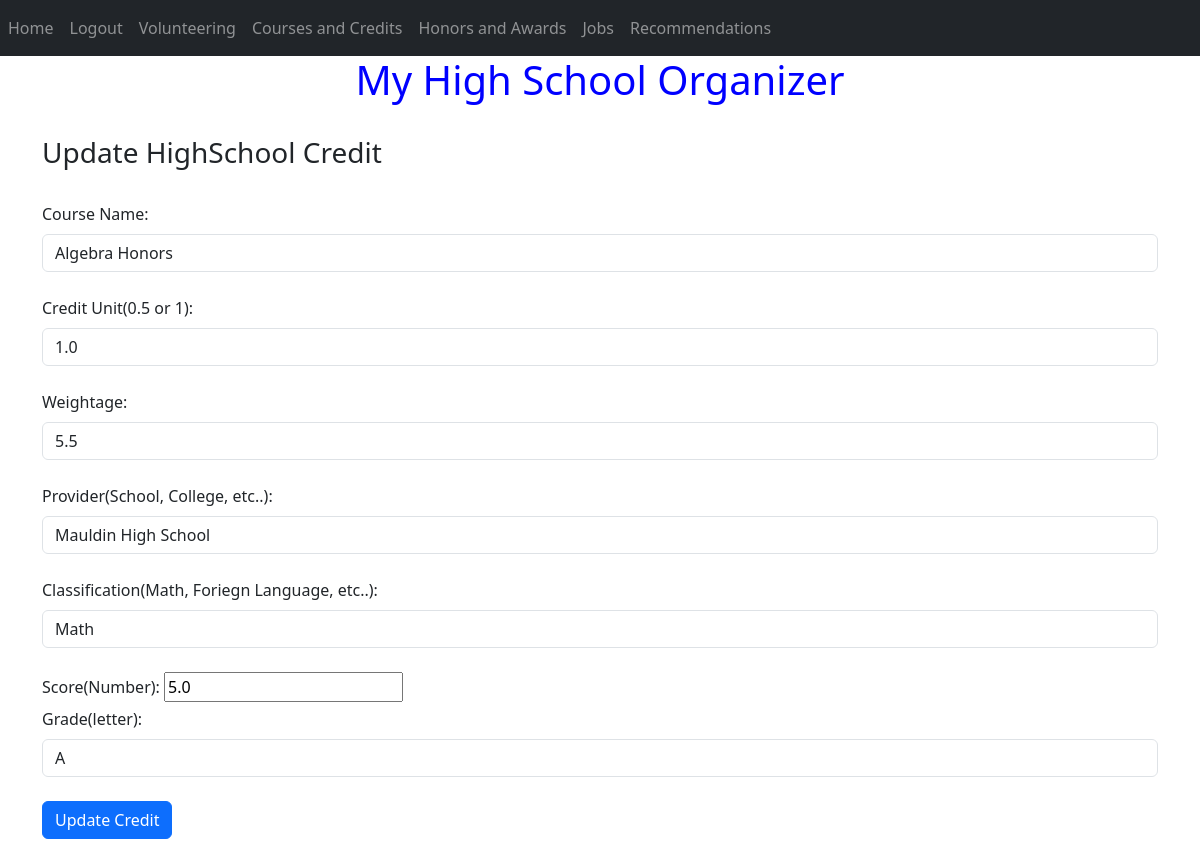
Page /update-credit?creditid=1 (signed in) on the committed database.
### website/models.py (models this page shows)
class Credit(db.Model):
    creditid = db.Column(db.Integer, primary_key=True);
    course_name = db.Column(db.String(200))
    credit_unit= db.Column(db.Numeric)
    weightage = db.Column(db.Integer)
    provider = db.Column(db.String(200))
    classification = db.Column(db.String)
    score = db.Column(db.Numeric)
    grade = db.Column(db.String(1))
    user_id = db.Column(db.Integer, db.ForeignKey('user.id'))
    docref= db.Column(db.String(500))

### website/views.py (the view, shortened to what this page needs)
@views.route('/update-credit', methods=['GET','POST'])
@login_required
def update_credit():
    creditid = request.args.get('creditid')
    credit = Credit.query.get(creditid)
    return render_template("updatecredit.html", user=current_user, credit=credit)

### website/__init__.py (called while the page is built)
def create_app():
    app = Flask(__name__)
    app.config['SQLALCHEMY_TRACK_MODIFICATIONS'] = 'False'
    app.config['SECRET_KEY'] = 'd'
    app.config['SQLALCHEMY_DATABASE_URI'] = f'sqlite:///{DB_NAME}'
    db.init_app(app)
    print('success 1')
    from .views import views
    from .auth import auth
    print('success 2')
    app.register_blueprint(views, url_prefix='/')
    app.register_blueprint(auth, url_prefix='/')
    from .models import User
    create_database(app)
    login_manager = LoginManager()
    login_manager.login_view = 'auth.login'
    login_manager.init_app(app)
    @login_manager.user_loader
    def load_user(id):
        return User.query.get(int(id))
    return app

### website/templates/updatecredit.html
{% extends "base.html" %} {% block title %}Update HighSchool Credit{% endblock %}{% block content
    %}
<br />
<form method="POST">
    <h3 text-align="center">Update HighSchool Credit </h3>
    <br />
    <div class="form-group">
    <label for="courseName">Course Name:</label>
    <input
        type="text"
        class="form-control"
        id="courseName"
        name="courseName"
        placeholder="Enter course"
        value="{{credit.course_name}}"
    />
<br />
    <div class="form-group">
        <label for="creditUnit">Credit Unit(0.5 or 1):</label>
        <input
            type="number"
            class="form-control"
            step="any"
            id="creditUnit"
            name="creditUnit"
            placeholder="Enter unit"
            value="{{"%.1f"|format(credit.credit_unit)}}"
        />
    <br />
    <div class="form-group">
            <label for="weightage">Weightage:</label>
            <input
                type="text"
                class="form-control"
                id="weightage"
                name="weightage"
                placeholder="Enter Weightage"
                value="{{credit.weightage}}"
        />
    <br />
    <div class="form-group">
        <label for="provider">Provider(School, College, etc..):</label>
        <input
            type="text"
            step="any"
            class="form-control"
            id="provider"
            name="provider"
            placeholder="Enter provider"
            value="{{credit.provider}}"
        />
    <br />
    <div class="form-group">
        <label for="classification">Classification(Math, Foriegn Language, etc..):</label>
        <input
            type="text"
            step="any"
            class="form-control"
            id="classification"
            name="classification"
            placeholder="Enter Classification"
            value="{{credit.classification}}"
        />
    <br />
    <div class="form-group">
        <label for="score">Score(Number):</label>
        <input
            type="number"
            step="any"
            class="score"
            id="score"
            name="score"
            placeholder="Enter score"
            value="{{"%.1f"|format(credit.score)}}"
        />
    <br />
    <div class="form-group">
        <label for="grade">Grade(letter):</label>
        <input
            type="text"
            step="any"
            class="form-control"
            id="grade"
            name="grade"
            placeholder="Enter grade"
            value="{{credit.grade}}"
        />
    <br />
</form>
<button type="submit" class="btn btn-primary">Update Credit</button>
{% endblock %}

### website/templates/base.html (style rules this page uses)
body { background-image: url('https://th.bing.com/th/id/R.b179474d4fa04e9df880ef0445697ee5?rik=v7kEGZ6PWclRJQ&riu=http%3a%2f%2fgetwallpapers.com%2fwallpaper%2ffull%2f5%2fc%2f3%2f1072806-large-cream-colored-wallpaper-2560x1440.jpg&ehk=rWQhLJNfK0N7alVZ9aBW%2bv9c%2bPASYbn8wuBAyj0UOIw%3d&risl=&pid=ImgRaw&r=0'); background-repeat: no-repeat; background-attachment: fixed; background-size: 100% 100%; }

### rows in the picture
Credit: courseName "Algebra Honors", creditUnit "1.0", weightage "5.5", provider "Mauldin High School", classification "Math", score "5.0", grade "A"
